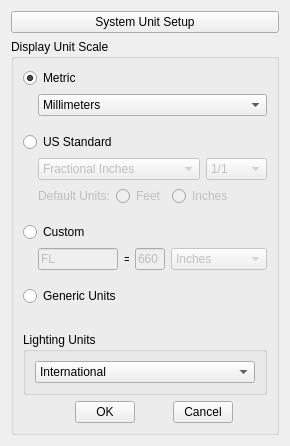
<?xml version="1.0" encoding="UTF-8"?>
<ui version="4.0">
 <class>Form</class>
 <widget class="QWidget" name="Form">
  <property name="geometry">
   <rect>
    <x>0</x>
    <y>0</y>
    <width>251</width>
    <height>353</height>
   </rect>
  </property>
  <property name="windowTitle">
   <string>Form</string>
  </property>
  <layout class="QVBoxLayout" name="verticalLayout_2">
   <item>
    <layout class="QVBoxLayout" name="verticalLayout">
     <item>
      <widget class="QPushButton" name="btn_systemSetup">
       <property name="text">
        <string>System Unit Setup</string>
       </property>
      </widget>
     </item>
     <item>
      <widget class="QGroupBox" name="gBox_displayUnitScale">
       <property name="title">
        <string>Display Unit Scale</string>
       </property>
       <layout class="QVBoxLayout" name="verticalLayout_4">
        <item>
         <layout class="QVBoxLayout" name="verticalLayout_3" stretch="0,0,0,0,0">
          <item>
           <layout class="QVBoxLayout" name="verticalLayout_5" stretch="0,0">
            <property name="bottomMargin">
             <number>10</number>
            </property>
            <item>
             <widget class="QRadioButton" name="rBtn_metric">
              <property name="text">
               <string>Metric</string>
              </property>
              <property name="checked">
               <bool>true</bool>
              </property>
              <attribute name="buttonGroup">
               <string notr="true">buttonGroup</string>
              </attribute>
             </widget>
            </item>
            <item>
             <layout class="QHBoxLayout" name="horizontalLayout">
              <property name="leftMargin">
               <number>15</number>
              </property>
              <property name="bottomMargin">
               <number>0</number>
              </property>
              <item>
               <widget class="QComboBox" name="cBox_metric">
                <item>
                 <property name="text">
                  <string>Millimeters</string>
                 </property>
                </item>
                <item>
                 <property name="text">
                  <string>Centimeters</string>
                 </property>
                </item>
                <item>
                 <property name="text">
                  <string>Meters</string>
                 </property>
                </item>
                <item>
                 <property name="text">
                  <string>Kilometers</string>
                 </property>
                </item>
               </widget>
              </item>
             </layout>
            </item>
           </layout>
          </item>
          <item>
           <layout class="QVBoxLayout" name="verticalLayout_6">
            <property name="bottomMargin">
             <number>10</number>
            </property>
            <item>
             <widget class="QRadioButton" name="rBtn_usStandard">
              <property name="text">
               <string>US Standard</string>
              </property>
              <attribute name="buttonGroup">
               <string notr="true">buttonGroup</string>
              </attribute>
             </widget>
            </item>
            <item>
             <layout class="QHBoxLayout" name="horizontalLayout_2">
              <property name="leftMargin">
               <number>15</number>
              </property>
              <property name="bottomMargin">
               <number>0</number>
              </property>
              <item>
               <widget class="QComboBox" name="cBox_usStandard">
                <property name="enabled">
                 <bool>false</bool>
                </property>
                <item>
                 <property name="text">
                  <string>Fractional Inches</string>
                 </property>
                </item>
                <item>
                 <property name="text">
                  <string>Decimal Inches</string>
                 </property>
                </item>
                <item>
                 <property name="text">
                  <string>Fractional Feet</string>
                 </property>
                </item>
                <item>
                 <property name="text">
                  <string>Decimal Feet</string>
                 </property>
                </item>
                <item>
                 <property name="text">
                  <string>Feet w/Fractional Inches</string>
                 </property>
                </item>
                <item>
                 <property name="text">
                  <string>Feet w/Decimal Inches</string>
                 </property>
                </item>
               </widget>
              </item>
              <item>
               <widget class="QComboBox" name="cBox_usSteps">
                <property name="enabled">
                 <bool>false</bool>
                </property>
                <property name="maximumSize">
                 <size>
                  <width>100</width>
                  <height>16777215</height>
                 </size>
                </property>
                <item>
                 <property name="text">
                  <string>1/1</string>
                 </property>
                </item>
                <item>
                 <property name="text">
                  <string>1/2</string>
                 </property>
                </item>
                <item>
                 <property name="text">
                  <string>1/4</string>
                 </property>
                </item>
                <item>
                 <property name="text">
                  <string>1/8</string>
                 </property>
                </item>
                <item>
                 <property name="text">
                  <string>1/10</string>
                 </property>
                </item>
                <item>
                 <property name="text">
                  <string>1/16</string>
                 </property>
                </item>
                <item>
                 <property name="text">
                  <string>1/32</string>
                 </property>
                </item>
                <item>
                 <property name="text">
                  <string>1/64</string>
                 </property>
                </item>
                <item>
                 <property name="text">
                  <string>1/100</string>
                 </property>
                </item>
               </widget>
              </item>
             </layout>
            </item>
            <item>
             <layout class="QHBoxLayout" name="horizontalLayout_3" stretch="0,0,1">
              <property name="leftMargin">
               <number>15</number>
              </property>
              <property name="bottomMargin">
               <number>0</number>
              </property>
              <item>
               <widget class="QLabel" name="label_usdefaults">
                <property name="enabled">
                 <bool>false</bool>
                </property>
                <property name="frameShadow">
                 <enum>QFrame::Sunken</enum>
                </property>
                <property name="text">
                 <string>Default Units:</string>
                </property>
               </widget>
              </item>
              <item>
               <widget class="QRadioButton" name="rBtn_Feet">
                <property name="enabled">
                 <bool>false</bool>
                </property>
                <property name="text">
                 <string>Feet</string>
                </property>
                <attribute name="buttonGroup">
                 <string notr="true">buttonGroup_2</string>
                </attribute>
               </widget>
              </item>
              <item>
               <widget class="QRadioButton" name="rBtn_Inches">
                <property name="enabled">
                 <bool>false</bool>
                </property>
                <property name="text">
                 <string>Inches</string>
                </property>
                <attribute name="buttonGroup">
                 <string notr="true">buttonGroup_2</string>
                </attribute>
               </widget>
              </item>
             </layout>
            </item>
           </layout>
          </item>
          <item>
           <layout class="QVBoxLayout" name="verticalLayout_7">
            <property name="bottomMargin">
             <number>10</number>
            </property>
            <item>
             <widget class="QRadioButton" name="rBtn_custom">
              <property name="text">
               <string>Custom</string>
              </property>
              <attribute name="buttonGroup">
               <string notr="true">buttonGroup</string>
              </attribute>
             </widget>
            </item>
            <item>
             <layout class="QHBoxLayout" name="horizontalLayout_4" stretch="0,0,1,0">
              <property name="leftMargin">
               <number>15</number>
              </property>
              <property name="bottomMargin">
               <number>0</number>
              </property>
              <item>
               <widget class="QLineEdit" name="lEdit_custom">
                <property name="enabled">
                 <bool>false</bool>
                </property>
                <property name="maximumSize">
                 <size>
                  <width>80</width>
                  <height>16777215</height>
                 </size>
                </property>
                <property name="text">
                 <string>FL</string>
                </property>
               </widget>
              </item>
              <item>
               <widget class="QLabel" name="label_2">
                <property name="maximumSize">
                 <size>
                  <width>5</width>
                  <height>16777215</height>
                 </size>
                </property>
                <property name="text">
                 <string>=</string>
                </property>
               </widget>
              </item>
              <item>
               <widget class="QLineEdit" name="lEdit_customValue">
                <property name="enabled">
                 <bool>false</bool>
                </property>
                <property name="maximumSize">
                 <size>
                  <width>40</width>
                  <height>16777215</height>
                 </size>
                </property>
                <property name="text">
                 <string>660</string>
                </property>
               </widget>
              </item>
              <item>
               <widget class="QComboBox" name="lEdit_customUnits">
                <property name="enabled">
                 <bool>false</bool>
                </property>
                <item>
                 <property name="text">
                  <string>Inches</string>
                 </property>
                </item>
                <item>
                 <property name="text">
                  <string>Feet</string>
                 </property>
                </item>
                <item>
                 <property name="text">
                  <string>Miles</string>
                 </property>
                </item>
                <item>
                 <property name="text">
                  <string>Millimeters</string>
                 </property>
                </item>
                <item>
                 <property name="text">
                  <string>Centimeters</string>
                 </property>
                </item>
                <item>
                 <property name="text">
                  <string>Meters</string>
                 </property>
                </item>
                <item>
                 <property name="text">
                  <string>Kilometers</string>
                 </property>
                </item>
               </widget>
              </item>
             </layout>
            </item>
           </layout>
          </item>
          <item>
           <layout class="QVBoxLayout" name="verticalLayout_8">
            <property name="bottomMargin">
             <number>0</number>
            </property>
            <item>
             <widget class="QRadioButton" name="rBtn_generic">
              <property name="text">
               <string>Generic Units</string>
              </property>
              <attribute name="buttonGroup">
               <string notr="true">buttonGroup</string>
              </attribute>
             </widget>
            </item>
           </layout>
          </item>
          <item>
           <spacer name="horizontalSpacer">
            <property name="orientation">
             <enum>Qt::Horizontal</enum>
            </property>
            <property name="sizeHint" stdset="0">
             <size>
              <width>40</width>
              <height>20</height>
             </size>
            </property>
           </spacer>
          </item>
         </layout>
        </item>
        <item>
         <widget class="QGroupBox" name="gBox_LightingUnits">
          <property name="title">
           <string>Lighting Units</string>
          </property>
          <layout class="QHBoxLayout" name="horizontalLayout_5">
           <item>
            <widget class="QComboBox" name="comboBox_4">
             <item>
              <property name="text">
               <string>International</string>
              </property>
             </item>
             <item>
              <property name="text">
               <string>American</string>
              </property>
             </item>
            </widget>
           </item>
          </layout>
         </widget>
        </item>
        <item>
         <layout class="QHBoxLayout" name="horizontalLayout_6" stretch="0,0,1">
          <property name="bottomMargin">
           <number>0</number>
          </property>
          <item>
           <spacer name="verticalSpacer">
            <property name="orientation">
             <enum>Qt::Vertical</enum>
            </property>
            <property name="sizeHint" stdset="0">
             <size>
              <width>20</width>
              <height>40</height>
             </size>
            </property>
           </spacer>
          </item>
          <item>
           <widget class="QPushButton" name="btn_ok">
            <property name="maximumSize">
             <size>
              <width>60</width>
              <height>16777215</height>
             </size>
            </property>
            <property name="text">
             <string>OK</string>
            </property>
           </widget>
          </item>
          <item>
           <widget class="QPushButton" name="btn_cancel">
            <property name="maximumSize">
             <size>
              <width>60</width>
              <height>16777215</height>
             </size>
            </property>
            <property name="text">
             <string>Cancel</string>
            </property>
           </widget>
          </item>
         </layout>
        </item>
       </layout>
      </widget>
     </item>
    </layout>
   </item>
  </layout>
 </widget>
 <resources/>
 <connections/>
 <buttongroups>
  <buttongroup name="buttonGroup"/>
  <buttongroup name="buttonGroup_2"/>
 </buttongroups>
</ui>
